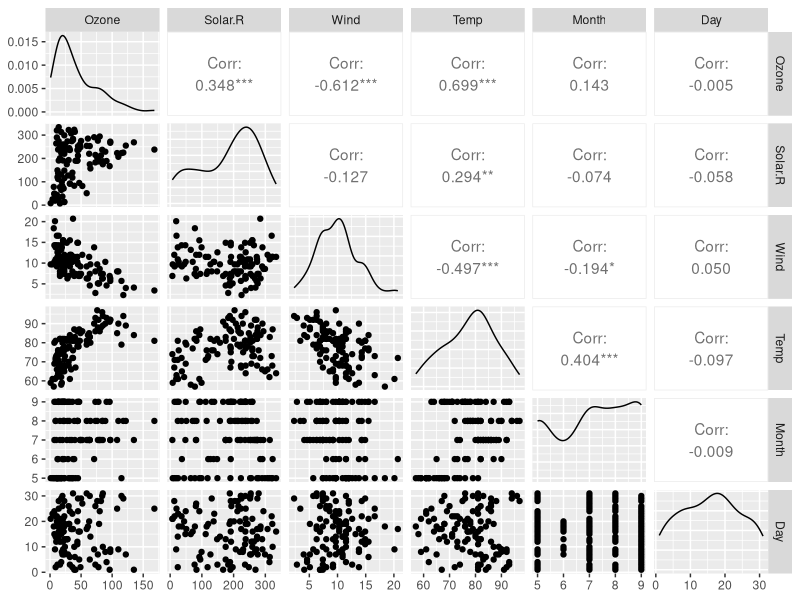
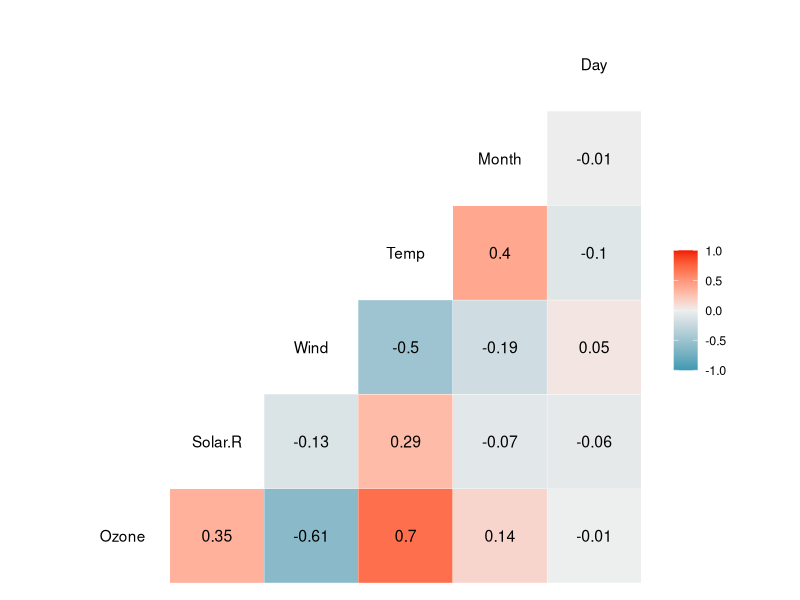
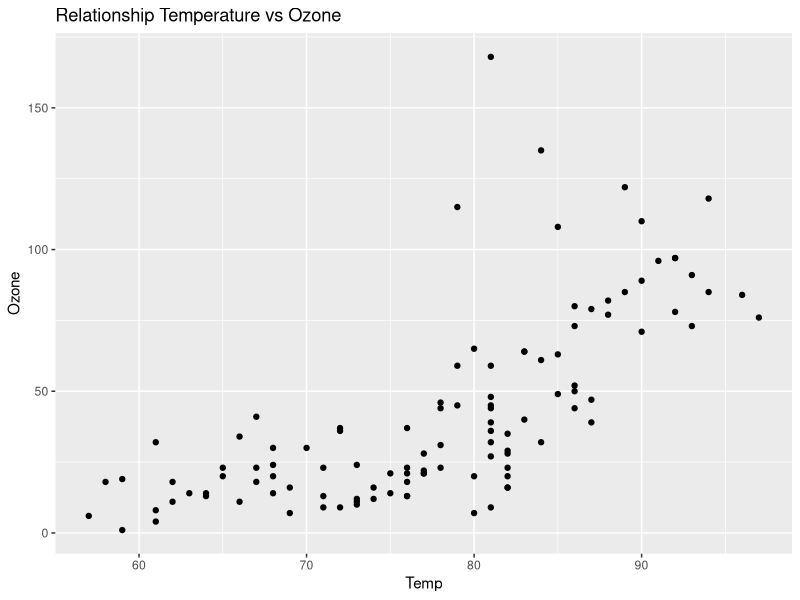
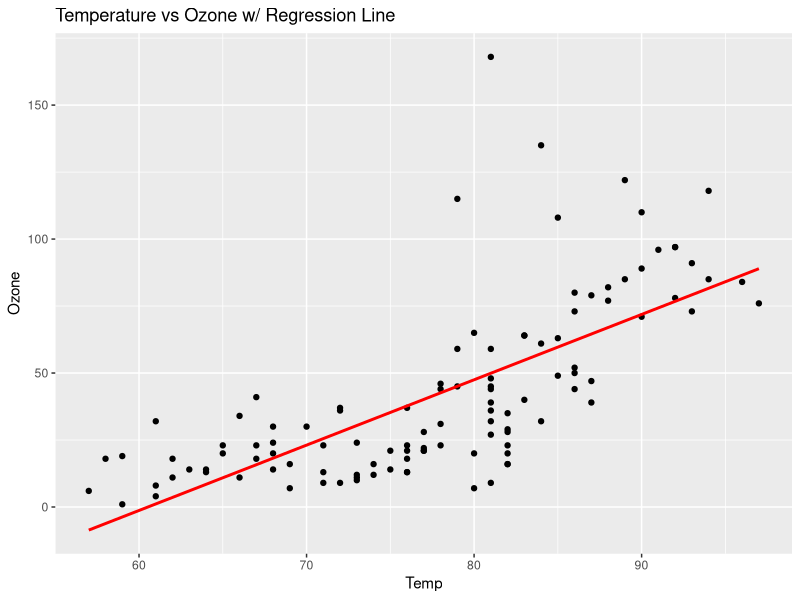
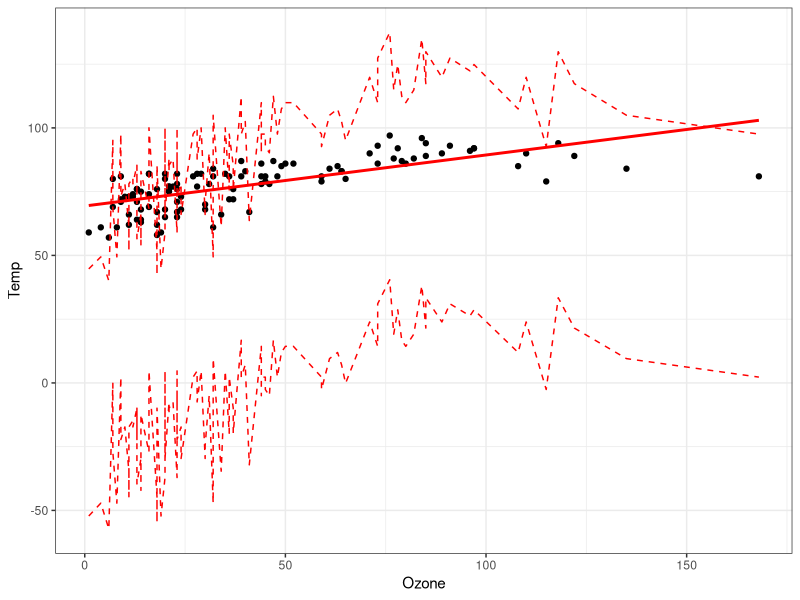
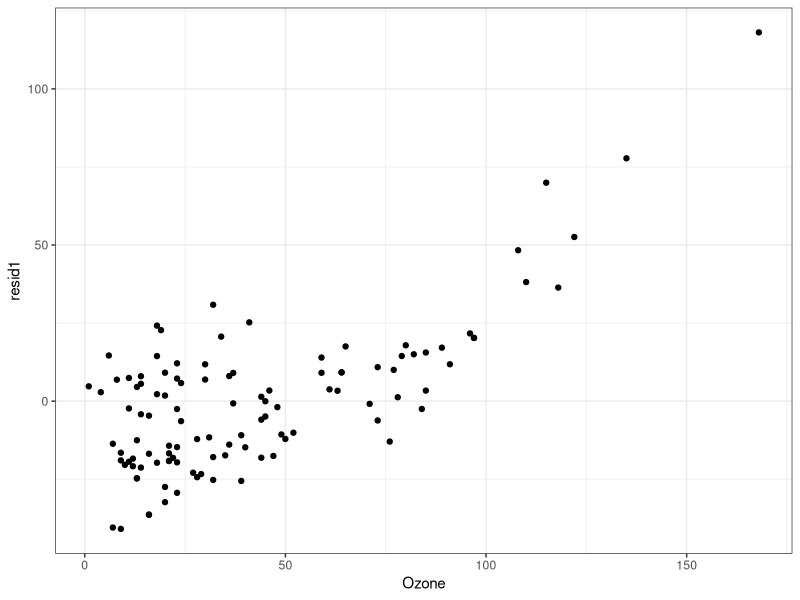
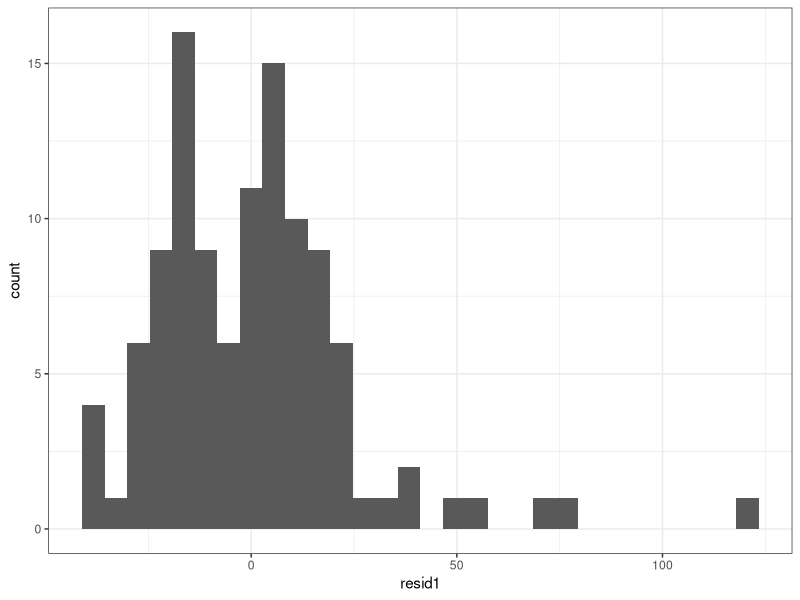

Reproduce these figures in R, in order. (Note: this script raises an error after producing the figures.)
## ---- chunk 1
##install.packages("lmtest")
##install.packages("GGally")
##install.packages("car")

library(tidyverse)
library(GGally)
library(car)
library(lmtest)

air = airquality
## ---- chunk 2
air2 <- air %>% drop_na()
## ---- chunk 3
#ggpairs plot for visualization and correlation

ggpairs(air2)
## ---- chunk 4

#use "ggcorr" to create a correlation matrix with labels and correlation reported to two decimals

ggcorr(air2, label = "TRUE", label_round = 2)
## ---- chunk 5

ggplot(air2,aes(x=Temp,y=Ozone)) + 
  geom_point()+
  labs(title = "Relationship Temperature vs Ozone")
## ---- chunk 6
#create linear regression model

model1 <- lm(Ozone ~ Temp, air2)
summary(model1)
confint(model1)
## ---- chunk 7
ggplot(air2,aes(x=Temp,y=Ozone)) + 
  geom_point()+
  geom_smooth(method = "lm", color = "red", se = FALSE)+
  labs(title = "Temperature vs Ozone w/ Regression Line")
## ---- chunk 8

temp_pm <- filter(air2,air2$Temp==80)

#using predication function
predict(model1, newdata=temp_pm,interval="predict")

#prediction interval
temp_var <- predict(model1,interval = "prediction")
new_df <- cbind(air2, temp_var)

ggplot(new_df, aes(x = Ozone, y = Temp)) + 
  geom_point() + 
  geom_smooth(method = "lm", se = FALSE, color = "red") +
  geom_line(aes(y=lwr), color = "red", linetype = "dashed") +
  geom_line(aes(y=upr), color = "red", linetype = "dashed") +
  theme_bw()
## ---- chunk 9

dwtest(model1)
## ---- chunk 10
#just temp values equal 80
#temp_pm = temp_pm %>% mutate(resid1 = model_80$residuals) #add the model residuals to our data frame
#ggplot(temp_pm,aes(x=Ozone,y=resid1)) + geom_point() + theme_bw()

# plot of residuals
air2 = air2 %>% mutate(resid1 = model1$residuals) #add the model residuals to our data frame
ggplot(air2,aes(x=Ozone,y=resid1)) + geom_point() + theme_bw()
## ---- chunk 11
#ggplot(temp_pm,aes(x=resid1)) + geom_histogram(bins = 15) + theme_bw()

ggplot(air2,aes(x=resid1)) + geom_histogram() + theme_bw()
## ---- chunk 12
#qqPlot(model_80)

qqPlot(model1)
